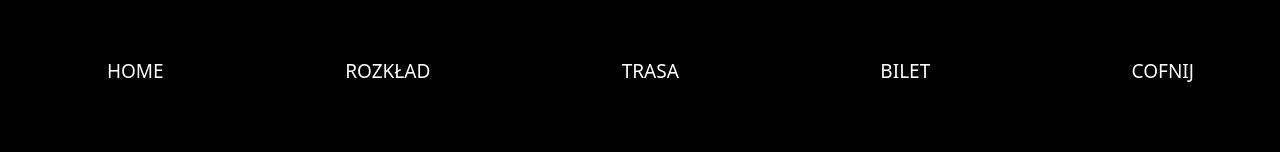
   <widget class="QWidget" name="wgtTopBar" native="true">
    <property name="geometry">
     <rect>
      <x>0</x>
      <y>580</y>
      <width>1280</width>
      <height>152</height>
     </rect>
    </property>
    <property name="sizePolicy">
     <sizepolicy hsizetype="Fixed" vsizetype="Fixed">
      <horstretch>0</horstretch>
      <verstretch>0</verstretch>
     </sizepolicy>
    </property>
    <property name="palette">
     <palette>
      <active>
       <colorrole role="WindowText">
        <brush brushstyle="SolidPattern">
         <color alpha="255">
          <red>255</red>
          <green>255</green>
          <blue>255</blue>
         </color>
        </brush>
       </colorrole>
       <colorrole role="Button">
        <brush brushstyle="SolidPattern">
         <color alpha="255">
          <red>0</red>
          <green>0</green>
          <blue>0</blue>
         </color>
        </brush>
       </colorrole>
       <colorrole role="Light">
        <brush brushstyle="SolidPattern">
         <color alpha="255">
          <red>0</red>
          <green>0</green>
          <blue>0</blue>
         </color>
        </brush>
       </colorrole>
       <colorrole role="Midlight">
        <brush brushstyle="SolidPattern">
         <color alpha="255">
          <red>0</red>
          <green>0</green>
          <blue>0</blue>
         </color>
        </brush>
       </colorrole>
       <colorrole role="Dark">
        <brush brushstyle="SolidPattern">
         <color alpha="255">
          <red>0</red>
          <green>0</green>
          <blue>0</blue>
         </color>
        </brush>
       </colorrole>
       <colorrole role="Mid">
        <brush brushstyle="SolidPattern">
         <color alpha="255">
          <red>0</red>
          <green>0</green>
          <blue>0</blue>
         </color>
        </brush>
       </colorrole>
       <colorrole role="Text">
        <brush brushstyle="SolidPattern">
         <color alpha="255">
          <red>255</red>
          <green>255</green>
          <blue>255</blue>
         </color>
        </brush>
       </colorrole>
       <colorrole role="BrightText">
        <brush brushstyle="SolidPattern">
         <color alpha="255">
          <red>255</red>
          <green>255</green>
          <blue>255</blue>
         </color>
        </brush>
       </colorrole>
       <colorrole role="ButtonText">
        <brush brushstyle="SolidPattern">
         <color alpha="255">
          <red>255</red>
          <green>255</green>
          <blue>255</blue>
         </color>
        </brush>
       </colorrole>
       <colorrole role="Base">
        <brush brushstyle="SolidPattern">
         <color alpha="255">
          <red>0</red>
          <green>0</green>
          <blue>0</blue>
         </color>
        </brush>
       </colorrole>
       <colorrole role="Window">
        <brush brushstyle="SolidPattern">
         <color alpha="255">
          <red>0</red>
          <green>0</green>
          <blue>0</blue>
         </color>
        </brush>
       </colorrole>
       <colorrole role="Shadow">
        <brush brushstyle="SolidPattern">
         <color alpha="255">
          <red>0</red>
          <green>0</green>
          <blue>0</blue>
         </color>
        </brush>
       </colorrole>
       <colorrole role="AlternateBase">
        <brush brushstyle="SolidPattern">
         <color alpha="255">
          <red>0</red>
          <green>0</green>
          <blue>0</blue>
         </color>
        </brush>
       </colorrole>
       <colorrole role="ToolTipBase">
        <brush brushstyle="SolidPattern">
         <color alpha="255">
          <red>255</red>
          <green>255</green>
          <blue>220</blue>
         </color>
        </brush>
       </colorrole>
       <colorrole role="ToolTipText">
        <brush brushstyle="SolidPattern">
         <color alpha="255">
          <red>0</red>
          <green>0</green>
          <blue>0</blue>
         </color>
        </brush>
       </colorrole>
      </active>
      <inactive>
       <colorrole role="WindowText">
        <brush brushstyle="SolidPattern">
         <color alpha="255">
          <red>255</red>
          <green>255</green>
          <blue>255</blue>
         </color>
        </brush>
       </colorrole>
       <colorrole role="Button">
        <brush brushstyle="SolidPattern">
         <color alpha="255">
          <red>0</red>
          <green>0</green>
          <blue>0</blue>
         </color>
        </brush>
       </colorrole>
       <colorrole role="Light">
        <brush brushstyle="SolidPattern">
         <color alpha="255">
          <red>0</red>
          <green>0</green>
          <blue>0</blue>
         </color>
        </brush>
       </colorrole>
       <colorrole role="Midlight">
        <brush brushstyle="SolidPattern">
         <color alpha="255">
          <red>0</red>
          <green>0</green>
          <blue>0</blue>
         </color>
        </brush>
       </colorrole>
       <colorrole role="Dark">
        <brush brushstyle="SolidPattern">
         <color alpha="255">
          <red>0</red>
          <green>0</green>
          <blue>0</blue>
         </color>
        </brush>
       </colorrole>
       <colorrole role="Mid">
        <brush brushstyle="SolidPattern">
         <color alpha="255">
          <red>0</red>
          <green>0</green>
          <blue>0</blue>
         </color>
        </brush>
       </colorrole>
       <colorrole role="Text">
        <brush brushstyle="SolidPattern">
         <color alpha="255">
          <red>255</red>
          <green>255</green>
          <blue>255</blue>
         </color>
        </brush>
       </colorrole>
       <colorrole role="BrightText">
        <brush brushstyle="SolidPattern">
         <color alpha="255">
          <red>255</red>
          <green>255</green>
          <blue>255</blue>
         </color>
        </brush>
       </colorrole>
       <colorrole role="ButtonText">
        <brush brushstyle="SolidPattern">
         <color alpha="255">
          <red>255</red>
          <green>255</green>
          <blue>255</blue>
         </color>
        </brush>
       </colorrole>
       <colorrole role="Base">
        <brush brushstyle="SolidPattern">
         <color alpha="255">
          <red>0</red>
          <green>0</green>
          <blue>0</blue>
         </color>
        </brush>
       </colorrole>
       <colorrole role="Window">
        <brush brushstyle="SolidPattern">
         <color alpha="255">
          <red>0</red>
          <green>0</green>
          <blue>0</blue>
         </color>
        </brush>
       </colorrole>
       <colorrole role="Shadow">
        <brush brushstyle="SolidPattern">
         <color alpha="255">
          <red>0</red>
          <green>0</green>
          <blue>0</blue>
         </color>
        </brush>
       </colorrole>
       <colorrole role="AlternateBase">
        <brush brushstyle="SolidPattern">
         <color alpha="255">
          <red>0</red>
          <green>0</green>
          <blue>0</blue>
         </color>
        </brush>
       </colorrole>
       <colorrole role="ToolTipBase">
        <brush brushstyle="SolidPattern">
         <color alpha="255">
          <red>255</red>
          <green>255</green>
          <blue>220</blue>
         </color>
        </brush>
       </colorrole>
       <colorrole role="ToolTipText">
        <brush brushstyle="SolidPattern">
         <color alpha="255">
          <red>0</red>
          <green>0</green>
          <blue>0</blue>
         </color>
        </brush>
       </colorrole>
      </inactive>
      <disabled>
       <colorrole role="WindowText">
        <brush brushstyle="SolidPattern">
         <color alpha="255">
          <red>0</red>
          <green>0</green>
          <blue>0</blue>
         </color>
        </brush>
       </colorrole>
       <colorrole role="Button">
        <brush brushstyle="SolidPattern">
         <color alpha="255">
          <red>0</red>
          <green>0</green>
          <blue>0</blue>
         </color>
        </brush>
       </colorrole>
       <colorrole role="Light">
        <brush brushstyle="SolidPattern">
         <color alpha="255">
          <red>0</red>
          <green>0</green>
          <blue>0</blue>
         </color>
        </brush>
       </colorrole>
       <colorrole role="Midlight">
        <brush brushstyle="SolidPattern">
         <color alpha="255">
          <red>0</red>
          <green>0</green>
          <blue>0</blue>
         </color>
        </brush>
       </colorrole>
       <colorrole role="Dark">
        <brush brushstyle="SolidPattern">
         <color alpha="255">
          <red>0</red>
          <green>0</green>
          <blue>0</blue>
         </color>
        </brush>
       </colorrole>
       <colorrole role="Mid">
        <brush brushstyle="SolidPattern">
         <color alpha="255">
          <red>0</red>
          <green>0</green>
          <blue>0</blue>
         </color>
        </brush>
       </colorrole>
       <colorrole role="Text">
        <brush brushstyle="SolidPattern">
         <color alpha="255">
          <red>0</red>
          <green>0</green>
          <blue>0</blue>
         </color>
        </brush>
       </colorrole>
       <colorrole role="BrightText">
        <brush brushstyle="SolidPattern">
         <color alpha="255">
          <red>255</red>
          <green>255</green>
          <blue>255</blue>
         </color>
        </brush>
       </colorrole>
       <colorrole role="ButtonText">
        <brush brushstyle="SolidPattern">
         <color alpha="255">
          <red>0</red>
          <green>0</green>
          <blue>0</blue>
         </color>
        </brush>
       </colorrole>
       <colorrole role="Base">
        <brush brushstyle="SolidPattern">
         <color alpha="255">
          <red>0</red>
          <green>0</green>
          <blue>0</blue>
         </color>
        </brush>
       </colorrole>
       <colorrole role="Window">
        <brush brushstyle="SolidPattern">
         <color alpha="255">
          <red>0</red>
          <green>0</green>
          <blue>0</blue>
         </color>
        </brush>
       </colorrole>
       <colorrole role="Shadow">
        <brush brushstyle="SolidPattern">
         <color alpha="255">
          <red>0</red>
          <green>0</green>
          <blue>0</blue>
         </color>
        </brush>
       </colorrole>
       <colorrole role="AlternateBase">
        <brush brushstyle="SolidPattern">
         <color alpha="255">
          <red>0</red>
          <green>0</green>
          <blue>0</blue>
         </color>
        </brush>
       </colorrole>
       <colorrole role="ToolTipBase">
        <brush brushstyle="SolidPattern">
         <color alpha="255">
          <red>255</red>
          <green>255</green>
          <blue>220</blue>
         </color>
        </brush>
       </colorrole>
       <colorrole role="ToolTipText">
        <brush brushstyle="SolidPattern">
         <color alpha="255">
          <red>0</red>
          <green>0</green>
          <blue>0</blue>
         </color>
        </brush>
       </colorrole>
      </disabled>
     </palette>
    </property>
    <property name="autoFillBackground">
     <bool>true</bool>
    </property>
    <widget class="QWidget" name="horizontalLayoutWidget">
     <property name="geometry">
      <rect>
       <x>0</x>
       <y>0</y>
       <width>1281</width>
       <height>141</height>
      </rect>
     </property>
     <layout class="QHBoxLayout" name="horizontalLayout_3">
      <item>
       <layout class="QHBoxLayout" name="horizontalLayout_4">
        <item>
         <widget class="QPushButton" name="btnHome">
          <property name="sizePolicy">
           <sizepolicy hsizetype="Minimum" vsizetype="Minimum">
            <horstretch>0</horstretch>
            <verstretch>0</verstretch>
           </sizepolicy>
          </property>
          <property name="font">
           <font>
            <family>Malgun Gothic</family>
            <pointsize>14</pointsize>
           </font>
          </property>
          <property name="text">
           <string>    HOME</string>
          </property>
          <property name="icon">
           <iconset resource="Resources/resources.qrc">
            <normaloff>:/35-home-button_white.png</normaloff>:/35-home-button_white.png</iconset>
          </property>
          <property name="iconSize">
           <size>
            <width>35</width>
            <height>35</height>
           </size>
          </property>
          <property name="checkable">
           <bool>false</bool>
          </property>
          <property name="flat">
           <bool>true</bool>
          </property>
         </widget>
        </item>
       </layout>
      </item>
      <item>
       <layout class="QHBoxLayout" name="horizontalLayout_5">
        <item>
         <widget class="QPushButton" name="btnSchedule">
          <property name="sizePolicy">
           <sizepolicy hsizetype="Minimum" vsizetype="Minimum">
            <horstretch>0</horstretch>
            <verstretch>0</verstretch>
           </sizepolicy>
          </property>
          <property name="font">
           <font>
            <family>Malgun Gothic</family>
            <pointsize>14</pointsize>
           </font>
          </property>
          <property name="text">
           <string>  ROZKŁAD</string>
          </property>
          <property name="icon">
           <iconset resource="Resources/resources.qrc">
            <normaloff>:/trainschedule_white.png</normaloff>:/trainschedule_white.png</iconset>
          </property>
          <property name="iconSize">
           <size>
            <width>35</width>
            <height>35</height>
           </size>
          </property>
          <property name="checkable">
           <bool>false</bool>
          </property>
          <property name="flat">
           <bool>true</bool>
          </property>
         </widget>
        </item>
       </layout>
      </item>
      <item>
       <layout class="QHBoxLayout" name="horizontalLayout_6">
        <item>
         <widget class="QPushButton" name="btnRoute">
          <property name="sizePolicy">
           <sizepolicy hsizetype="Minimum" vsizetype="Minimum">
            <horstretch>0</horstretch>
            <verstretch>0</verstretch>
           </sizepolicy>
          </property>
          <property name="font">
           <font>
            <family>Malgun Gothic</family>
            <pointsize>14</pointsize>
           </font>
          </property>
          <property name="text">
           <string>    TRASA</string>
          </property>
          <property name="icon">
           <iconset resource="Resources/resources.qrc">
            <normaloff>:/routeplanner_white.png</normaloff>:/routeplanner_white.png</iconset>
          </property>
          <property name="iconSize">
           <size>
            <width>35</width>
            <height>35</height>
           </size>
          </property>
          <property name="checkable">
           <bool>false</bool>
          </property>
          <property name="flat">
           <bool>true</bool>
          </property>
         </widget>
        </item>
       </layout>
      </item>
      <item>
       <widget class="QPushButton" name="btnTicket">
        <property name="sizePolicy">
         <sizepolicy hsizetype="Minimum" vsizetype="Minimum">
          <horstretch>0</horstretch>
          <verstretch>0</verstretch>
         </sizepolicy>
        </property>
        <property name="font">
         <font>
          <family>Malgun Gothic</family>
          <pointsize>14</pointsize>
         </font>
        </property>
        <property name="text">
         <string>   BILET</string>
        </property>
        <property name="icon">
         <iconset resource="Resources/resources.qrc">
          <normaloff>:/tickets_white.png</normaloff>:/tickets_white.png</iconset>
        </property>
        <property name="iconSize">
         <size>
          <width>35</width>
          <height>35</height>
         </size>
        </property>
        <property name="checkable">
         <bool>false</bool>
        </property>
        <property name="flat">
         <bool>true</bool>
        </property>
       </widget>
      </item>
      <item>
       <widget class="QPushButton" name="btnBack">
        <property name="sizePolicy">
         <sizepolicy hsizetype="Minimum" vsizetype="Minimum">
          <horstretch>0</horstretch>
          <verstretch>0</verstretch>
         </sizepolicy>
        </property>
        <property name="font">
         <font>
          <family>Malgun Gothic</family>
          <pointsize>14</pointsize>
         </font>
        </property>
        <property name="text">
         <string>   COFNIJ</string>
        </property>
        <property name="icon">
         <iconset resource="Resources/resources.qrc">
          <normaloff>:/return_white.png</normaloff>:/return_white.png</iconset>
        </property>
        <property name="iconSize">
         <size>
          <width>35</width>
          <height>35</height>
         </size>
        </property>
        <property name="flat">
         <bool>true</bool>
        </property>
       </widget>
      </item>
     </layout>
    </widget>
   </widget>
